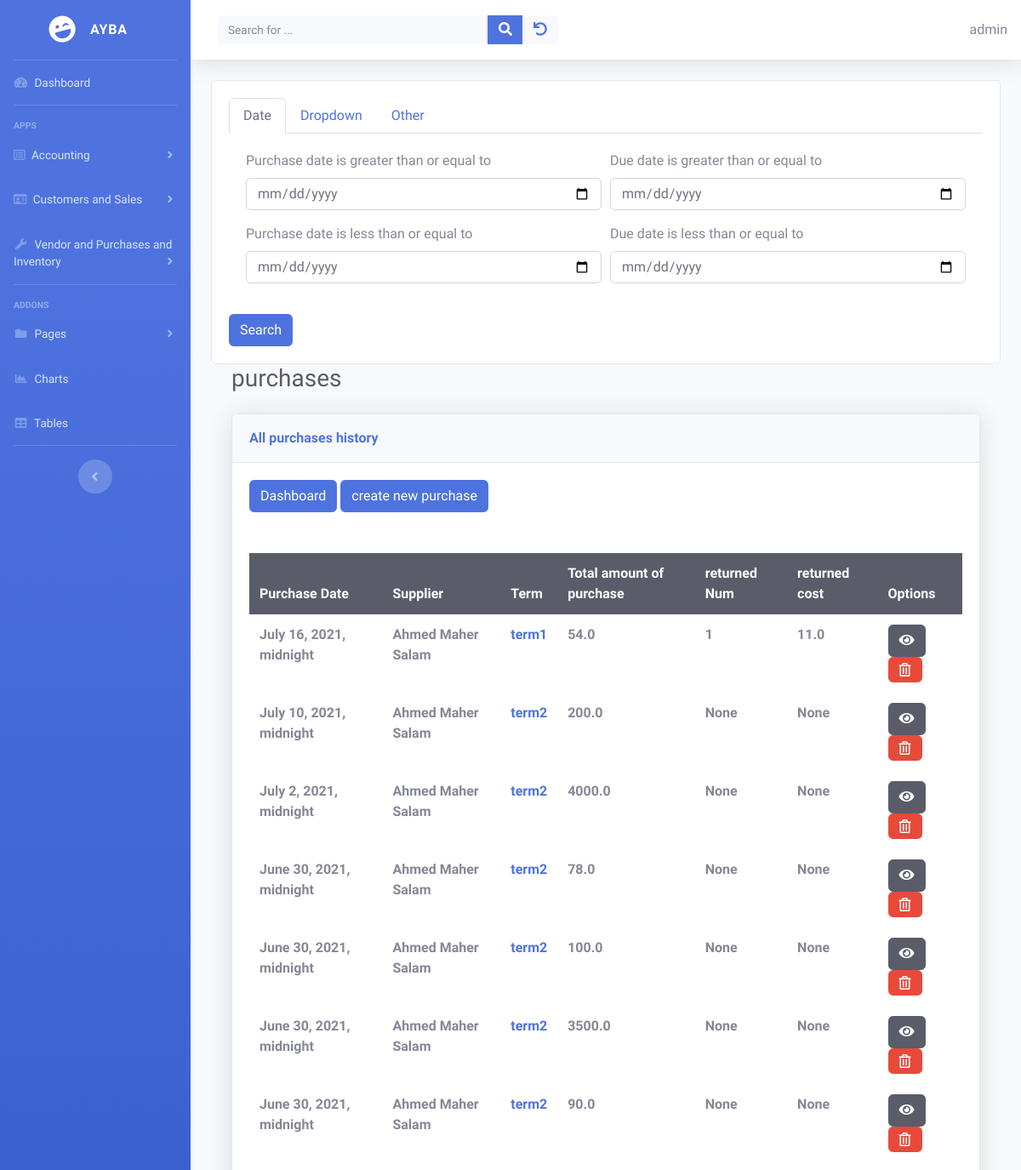
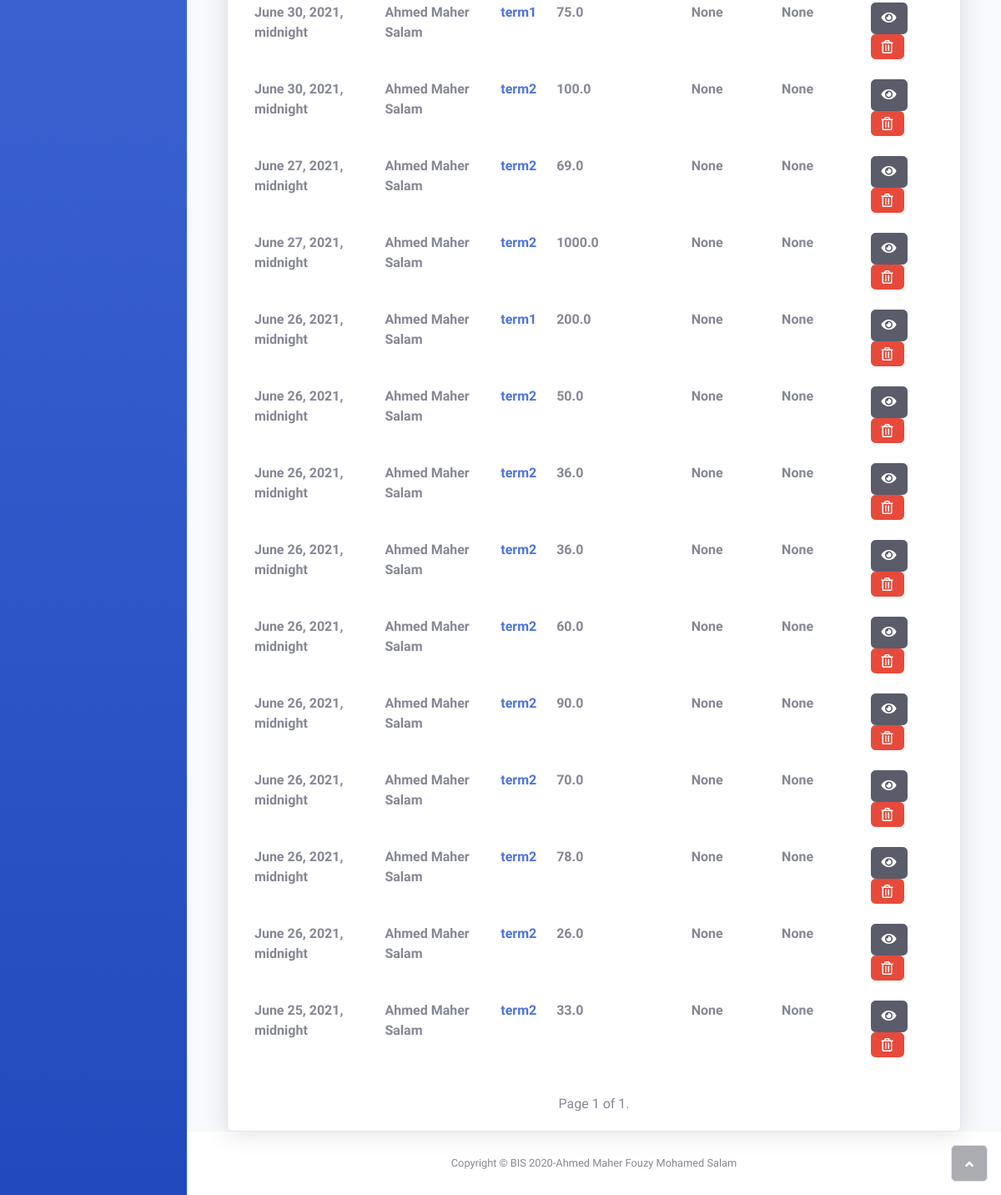
/inventory/list_purchase (signed in), run on the app's committed database (2 pictures, top to bottom).
### inventory/models.py (models this page shows, shortened)
class DueDateMixin:
    def check_due_date(self):
        """
        retrun due date if user don't specify it's directly and used terms instead
        """
        if hasattr(self, 'purchase_date'):
            issue_date = self.purchase_date
        else:
            issue_date = self.sales_date
        if self.due_date:
            return self.due_date
        else:
            if self.term.terms == PaymentSalesTerm.Term.DAYS.value:
                return issue_date + timezone.timedelta(days=self.term.num_of_days_due)
            elif self.term.terms == PaymentSalesTerm.Term.END_OF_MONTH.value:
                return timezone.datetime(
                    year = issue_date.year ,
                    month = issue_date.month ,
                    day = calendar.monthrange(
                            year= issue_date.year ,
                            month = issue_date.month
                    )[1]
                )
            elif self.term.terms == PaymentSalesTerm.Term.NEXT_MONTH.value:
                if issue_date.month == 12:
                    return timezone.datetime(
                            year = issue_date.year + 1 ,
                            month = 1 ,
                            day = issue_date.day
                )
                else:
                    return timezone.datetime(
                        year = issue_date.year ,
                        month = issue_date.month + 1,
                        day = issue_date.day
                    )

class PurchaseInventory(DueDateMixin, models.Model):
    class Status(models.IntegerChoices):
        UNPAID = 0 , _("UNPAID")
        PAID = 1 , _("PAID")
    status = models.IntegerField(choices=Status.choices)
    owner = models.ForeignKey(get_user_model(), on_delete=models.CASCADE)
    purchase_date = models.DateTimeField()
    due_date = models.DateField(
        help_text="optional if you want to specify it by yourself",
        null = True ,
        blank = True,
    )
    supplier = models.ForeignKey(Supplier, on_delete=models.CASCADE)
    term = models.ForeignKey(PaymentSalesTerm, on_delete=models.CASCADE)
    frieght_in = models.FloatField(default=0)
    num_returend = models.IntegerField(blank=True, null=True, default=0)
    cost_returned =  models.FloatField(blank=True, null=True, default=0)
    total_purchases = models.FloatField(blank=True, null=True)
    net_purchases = models.FloatField(blank=True, null=True)
    total_amount_paid = models.FloatField(blank=True, null=True, default=0)
    allowance = models.FloatField(blank=True, null=True, default=0)
    objects = models.Manager() # the default_managers
    purchases = PurchaseManager()

class PaymentSalesTerm(models.Model):
    class Term(models.IntegerChoices):
        CASH = 0 , _("Pay CASH")
        ON_DEMAND = 1 , _("Cash On Demand")
        DAYS = 2, _("Due in number of days")
        END_OF_MONTH = 3,_("Due at the end of month")
        NEXT_MONTH = 4,_("Due on the next Month")
        OTHER = 5, _("let me specify the due date DD-MM-YYY")
    class PAY_METHOD(models.IntegerChoices):
        CASH = 1
        ACCOUNTS_PAYABLE = 2
    owner = models.ForeignKey(get_user_model(), on_delete=models.CASCADE)
    config = models.CharField(
        max_length=100,
        help_text="Specify name for this setting"
        )
    terms = models.IntegerField(choices=Term.choices , default=Term.CASH , blank=False)
    num_of_days_due = models.PositiveSmallIntegerField(
        help_text="in case of you want to specify number of days due",
        default= 0
    )
    discount_in_days = models.PositiveSmallIntegerField(
        validators=[MaxValueValidator(32)] ,
        null = True,
        blank = True,
        default = 0
    )
    discount_percentage = models.FloatField(
        help_text="Enter discount like this 5%>>will be  5 not 0.05",
        default = 0
    )
    cash_account =  models.ForeignKey('sole_proprietorship.Accounts',on_delete=models.CASCADE , related_name='payment_sales_term_cash_account')
    accounts_payable =models.ForeignKey('sole_proprietorship.Accounts',on_delete=models.CASCADE , related_name='payment_sales_term_accounts_payable_account')
    freight_in_account = models.ForeignKey('sole_proprietorship.Accounts',
                                    on_delete=models.CASCADE,
                                    related_name='freight_in_account',
                                    help_text='choose A/p or Cash to determine if you paid this cost cash or not')
    freight_out_account = models.ForeignKey('sole_proprietorship.Accounts',
        on_delete= models.CASCADE,
        help_text = 'choose frieght out expense account',
        related_name = 'freight_out_account'
    )
    pay_freight_out = models.IntegerField(choices=PAY_METHOD.choices,
        help_text = 'How You will pay frieht-out?',
    )
    COGS =  models.ForeignKey('sole_proprietorship.Accounts',
    on_delete=models.CASCADE,
    help_text='Select Cost of goods sold Account',
    related_name = 'COGS'
    )
    sales_revenue = models.ForeignKey('sole_proprietorship.Accounts',
        on_delete=models.CASCADE,
        help_text='Select Sales revenue account',
        related_name = 'sales_revenue'
    )
    accounts_receivable = models.ForeignKey('sole_proprietorship.Accounts',
        on_delete=models.CASCADE,
        help_text='Select Accounts receivable account',
        related_name = 'accounts_receivable'
    )
    sales_return = models.ForeignKey('sole_proprietorship.Accounts',
        on_delete=models.CASCADE,
        help_text='Select Sales return account',
        related_name = 'sales_return'
    )
    sales_allowance = models.ForeignKey('sole_proprietorship.Accounts',
        on_delete=models.CASCADE,
        help_text='Select Sales allowance account',
        related_name = 'sales_allowance'
    )
    sales_discount = models.ForeignKey('sole_proprietorship.Accounts',
        on_delete=models.CASCADE,
        help_text='Select Sales discount account',
        related_name = 'sales_discount'
    )
    def __str__(self):
        return self.config

### suppliers/models.py (models this page shows)
class Supplier(models.Model):
    owner = models.ForeignKey(get_user_model(), on_delete=models.CASCADE)
    first_name  = models.CharField(max_length=50)
    last_name   = models.CharField(max_length=50)
    middle_name = models.CharField(max_length=50 , blank=True , null=False , default=" ")
    @property
    def full_name(self):
        return '%s %s %s' % (self.first_name, self.middle_name , self.last_name)
    def __str__(self):
        return self.full_name

### inventory/views.py (the view)
# urls.py: path('list_purchase' , views.ListPurchaseInventoryView.as_view() , name="list_purchase") ,
class ListPurchaseInventoryView(LoginRequiredMixin, FilterContextMixin, FilterView):
    model = PurchaseInventory
    template_name = "inventory/purchase_list.html"
    paginate_by = 30
    ordering = ["-purchase_date"]
    filterset_class = PurchaseFilter
    helper = PurchaseFilterHelper()
    def get_queryset(self):
        qs = super().get_queryset().select_related(
            'supplier', 'term',
        ).filter(owner=self.request.user).all()
        print('query', qs.query)
        return qs

### home/utils.py (called while the page is built)
    def date(self, date_fields: List[DateField], django_filter=False) -> None:
        if not django_filter:
            for date_field in date_fields:
                self.fields[date_field.field].widget =  forms.widgets.DateInput(attrs={'type': 'date'})
                if date_field.initial:
                    self.fields[date_field.field].initial = timezone.now()
        else:
           for date_field in date_fields:
                self.form.fields[date_field.field].widget =  forms.widgets.DateInput(attrs={'type': 'date'})
                if date_field.initial:
                    self.form.fields[date_field.field].initial = timezone.now()

### inventory/views.py (called while the page is built)
    def get_context_data(self, **kwargs):
        ctx = super().get_context_data(**kwargs)
        ctx['helper'] = self.helper
        return ctx

### inventory/templates/inventory/purchase_list.html (shortened to what this page needs)
{% extends "home/base.html" %}
{% load static %}
{% block content %}
{% include 'home/filter_form.html' %}
   <div class="container-fluid">
    <h3 class="text-dark mb-4">purchases</h3>
    <div class="card shadow">
        <div class="card-header py-3">
            <p class="text-primary m-0 font-weight-bold">All purchases history</p>
        </div>
        <div class="card-body">
            <a href="{% url 'inventory:purchases_dashboard' %}">
              <button class="btn btn-primary">Dashboard</button>
            </a>
            <a href="{% url 'inventory:create_purchase' %}">
                <button class="btn btn-primary">create new purchase</button>
            </a>
        </div>
        <div class="card-body">
            <div class="table-responsive table mt-2" id="dataTable" role="grid" aria-describedby="dataTable_info">
                <table class="table table-hover table-borderless" id="mydataTable">
                    <thead class="table-dark">
                        <tr>
                            <th>Purchase Date</th>
                            <th>Supplier</th>
                            <th>Term</th>
                            <th>Total amount of purchase</th>
                            <th>returned Num</th>
                            <th>returned cost</th>
                            <th>Options</th>
                        </tr>
                    </thead>
                    <tbody>
                            {% if purchaseinventory_list %}
                            {% for purchase in purchaseinventory_list %}
                            <tr>
                                <td><strong>{{ purchase.purchase_date }}</strong></td>
                                <td><strong>{{ purchase.supplier}}</strong></td>
                                <td>
                                    <strong>
                                        <a href="{% url 'inventory:list_term'%}" target="blank">{{ purchase.term}}</a>
                                    </strong>
                                </td>
                                <td><strong>{{ purchase.total_purchases }}</strong></td>
                                <td><strong>{{ purchase.num_returend }}</strong></td>
                                <td><strong>{{ purchase.cost_returned }}</strong></td>
                                <td>
                                    <a href="{% url 'inventory:detail_purchase' purchase.pk %}" target="_blank"><button class="btn btn-dark" type="button"><i class="fa fa-eye"></i></button></a>
                                    <a href="{% url 'inventory:delete_purchase' purchase.pk %}">
                                        <button type="button" class="btn btn-danger"><i class="far fa-trash-alt d-xl-flex justify-content-xl-center align-items-xl-center"></i></button>
                                    </a>
                                </td>
                            </tr>
                            {% endfor %}
                          {% else %}
                            <p>There are no accounts in the database.</p>
                          {% endif %}
                    </tbody>
                </table>
            </div>
            {% load sole_proprietorship_extras %}
            {% include 'home/pagination.html' %}
        </div>
    </div>
{% endblock %}

### home/templates/home/base.html (shortened to what this page needs)
{% load static%}
<!DOCTYPE html>
<html>
<head>
    <link rel="stylesheet" href="{% static 'home/bootstrap/css/bootstrap.min.css' %}">
    <link rel="stylesheet" href="{% static 'home/css/styles.min.css' %}">
    <link rel="stylesheet" href="https://use.fontawesome.com/releases/v5.12.0/css/all.css">
</head>
<body id="page-top">
    <div id="wrapper">
       {% include 'home/sidebar.html' %}
        <div class="d-flex flex-column" id="content-wrapper">
            <div id="content">
                <nav class="navbar navbar-light navbar-expand bg-white shadow mb-4 topbar static-top">
                    <div class="container-fluid"><button class="btn btn-link d-md-none rounded-circle mr-3" id="sidebarToggleTop" type="button"></button>
                        <div class="form-inline d-none d-sm-inline-block mr-auto ml-md-3 my-2 my-md-0 mw-100 navbar-search">
                            <div class="input-group"><input id="search" class="bg-light form-control border-0 small" type="text" placeholder="Search for ..." name="search"   {% if search %} value="{{ search }}" {% endif %}>
                                <div class="input-group-append"><button id= "search-btn" class="btn btn-primary py-0" ><i class="fas fa-search"></i></button></div>
                                <div class="input-group-append"><button class="btn btn-light py-0" type="button"><a href="{% url 'projects:home' %}"><i class="fa fa-undo"></i></a></button></div>
                            </div>
                        </div>
                        <div>
                            {{ user.username }}
                        </div>
                    </div>
                </nav>
                <div class="container">
                    <div id="ajax">
                    {% block content %}{% endblock%}
                    </div>
                </div>
            </div>
            <footer class="bg-white sticky-footer">
                <div class="container my-auto">
                    <div class="text-center my-auto copyright"><span>Copyright © BIS 2020-Ahmed Maher Fouzy Mohamed Salam</span></div>
                </div>
            </footer>
        </div><a class="border rounded d-inline scroll-to-top" href="#page-top"><i class="fas fa-angle-up"></i></a></div>
</body>
</html>

### data on the page
PurchaseInventory: purchase_date "July 16, 2021, midnight", supplier "Ahmed Maher Salam", term "term1", total_purchases "54.0", num_returend "1", cost_returned "11.0"
PurchaseInventory: purchase_date "July 10, 2021, midnight", supplier "Ahmed Maher Salam", term "term2", total_purchases "200.0", num_returend "None", cost_returned "None"
PurchaseInventory: purchase_date "July 2, 2021, midnight", supplier "Ahmed Maher Salam", term "term2", total_purchases "4000.0", num_returend "None", cost_returned "None"
PurchaseInventory: purchase_date "June 30, 2021, midnight", supplier "Ahmed Maher Salam", term "term2", total_purchases "78.0", num_returend "None", cost_returned "None"
PurchaseInventory: purchase_date "June 30, 2021, midnight", supplier "Ahmed Maher Salam", term "term2", total_purchases "100.0", num_returend "None", cost_returned "None"
PurchaseInventory: purchase_date "June 30, 2021, midnight", supplier "Ahmed Maher Salam", term "term2", total_purchases "3500.0", num_returend "None", cost_returned "None"
PurchaseInventory: purchase_date "June 30, 2021, midnight", supplier "Ahmed Maher Salam", term "term2", total_purchases "90.0", num_returend "None", cost_returned "None"
PurchaseInventory: purchase_date "June 30, 2021, midnight", supplier "Ahmed Maher Salam", term "term1", total_purchases "75.0", num_returend "None", cost_returned "None"
PurchaseInventory: purchase_date "June 30, 2021, midnight", supplier "Ahmed Maher Salam", term "term2", total_purchases "100.0", num_returend "None", cost_returned "None"
PurchaseInventory: purchase_date "June 27, 2021, midnight", supplier "Ahmed Maher Salam", term "term2", total_purchases "69.0", num_returend "None", cost_returned "None"
PurchaseInventory: purchase_date "June 27, 2021, midnight", supplier "Ahmed Maher Salam", term "term2", total_purchases "1000.0", num_returend "None", cost_returned "None"
PurchaseInventory: purchase_date "June 26, 2021, midnight", supplier "Ahmed Maher Salam", term "term1", total_purchases "200.0", num_returend "None", cost_returned "None"
PurchaseInventory: purchase_date "June 26, 2021, midnight", supplier "Ahmed Maher Salam", term "term2", total_purchases "50.0", num_returend "None", cost_returned "None"
PurchaseInventory: purchase_date "June 26, 2021, midnight", supplier "Ahmed Maher Salam", term "term2", total_purchases "36.0", num_returend "None", cost_returned "None"
PurchaseInventory: purchase_date "June 26, 2021, midnight", supplier "Ahmed Maher Salam", term "term2", total_purchases "36.0", num_returend "None", cost_returned "None"
PurchaseInventory: purchase_date "June 26, 2021, midnight", supplier "Ahmed Maher Salam", term "term2", total_purchases "60.0", num_returend "None", cost_returned "None"
PurchaseInventory: purchase_date "June 26, 2021, midnight", supplier "Ahmed Maher Salam", term "term2", total_purchases "90.0", num_returend "None", cost_returned "None"
PurchaseInventory: purchase_date "June 26, 2021, midnight", supplier "Ahmed Maher Salam", term "term2", total_purchases "70.0", num_returend "None", cost_returned "None"
PurchaseInventory: purchase_date "June 26, 2021, midnight", supplier "Ahmed Maher Salam", term "term2", total_purchases "78.0", num_returend "None", cost_returned "None"
PurchaseInventory: purchase_date "June 26, 2021, midnight", supplier "Ahmed Maher Salam", term "term2", total_purchases "26.0", num_returend "None", cost_returned "None"
PurchaseInventory: purchase_date "June 25, 2021, midnight", supplier "Ahmed Maher Salam", term "term2", total_purchases "33.0", num_returend "None", cost_returned "None"

### other printed values
{{ user.username }} "admin"
{{ page_obj.number }} "1"
{{ page_obj.paginator.num_pages }} "1"
